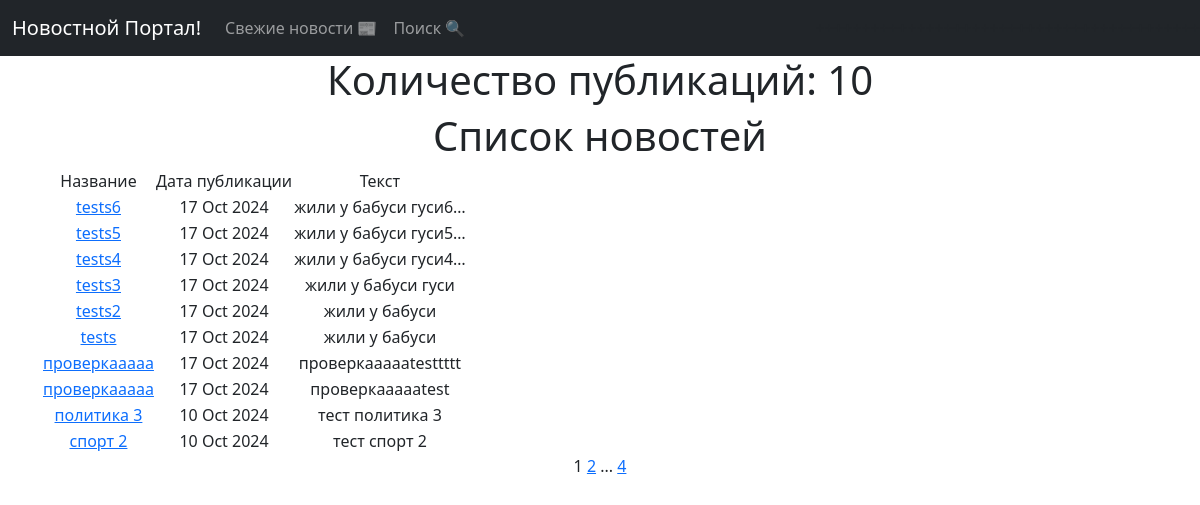
Page /post/ on the earlier database version.
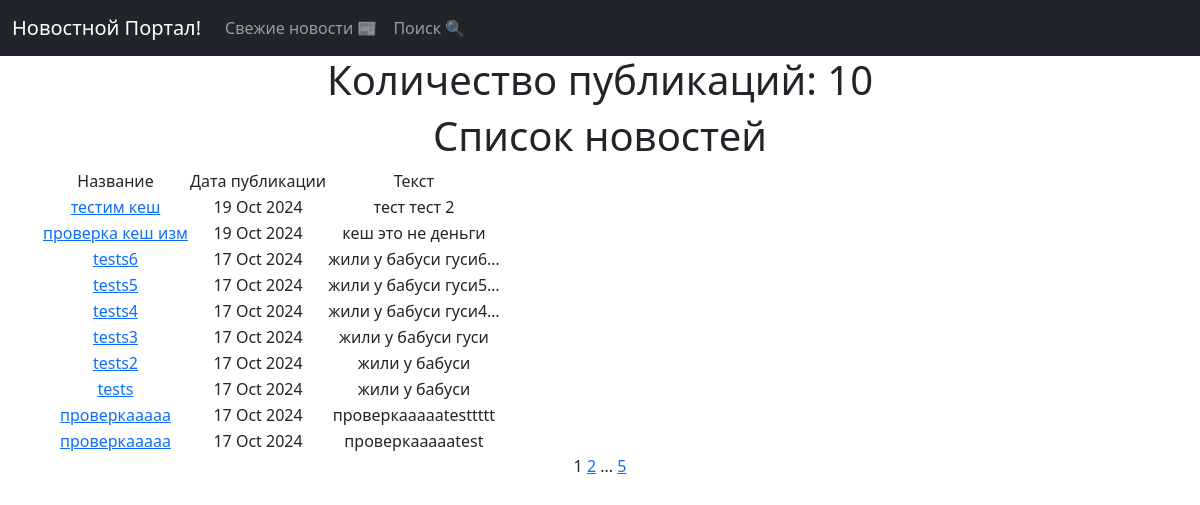
Same page on the later database version.
### news/models.py (models this page shows, shortened)
class Post(models.Model):
    article = 'AR'
    news = 'NE'
    POSITIONS = [
        (article, 'Статья'),
        (news, 'Новость')
    ]
    author = models.ForeignKey(Author, on_delete=models.CASCADE)
    post_type = models.CharField(max_length=2, choices=POSITIONS, default=news)
    time_post = models.DateTimeField(auto_now_add=True)
    category = models.ManyToManyField(Category, through='PostCategory')
    title = models.CharField(max_length=255)
    text = models.TextField()
    rating = models.IntegerField(default=0)

### news/views.py (the view)
# urls.py: path('', PostsList.as_view(), name='post_list'),
class PostsList(ListView):
    model = Post
    ordering = '-time_post'
    context_object_name = 'posts'
    paginate_by = 10
    def get_queryset(self):
        queryset = super().get_queryset()
        self.filterset = PostFilter(self.request.GET, queryset)
        return self.filterset.qs
    def get_context_data(self, **kwargs):
        context = super().get_context_data(**kwargs)
        context['filterset'] = self.filterset
        return context
    def get_template_names(self):
        if self.request.path == '/post/search/':
            return 'flatpages/post_search.html'
        return 'flatpages/posts.html'

### templates/flatpages/posts.html (shortened to what this page needs)
{% extends 'flatpages/default.html' %}
{% load custom_filters %}
{% block content %}
    <h1>Количество публикаций: {{ posts|length }} </h1>
    <h1>Список новостей</h1>
        {% if posts %}
        <table>
            <tr>
                <td>Название</td>
                <td>Дата публикации</td>
                <td>Текст</td>
            </tr>
            {% for post in posts %}
            <tr>
                <td><a href="{% url 'post_detail' post.id %}">{{ post.title }}</a></td>
                <td>{{ post.time_post|date:'d M Y' }}</td>
                <td>{{ post.text|truncatechars:20 }}</td>
            </tr>
            {% endfor %}
        </table>
        {% else %}
        <h2>Новостей нет! =( </h2>
        {% endif %}
   {{ page_obj.number }}
   {% if page_obj.has_next %}
       <a href="?page={{ page_obj.next_page_number }}">{{ page_obj.next_page_number }}</a>
       {% if paginator.num_pages != page_obj.next_page_number %}
           ...
           <a href="?page={{ page_obj.paginator.num_pages }}">{{ page_obj.paginator.num_pages }}</a>
       {% endif %}
   {% endif %}
{% endblock content %}

Differences in the rows shown:
no longer on this page (row unchanged): Post: title "политика 3", time_post "10 Oct 2024", text "тест политика 3"
no longer on this page (row unchanged): Post: title "спорт 2", time_post "10 Oct 2024", text "тест спорт 2"
added Post: title "тестим кеш", time_post "19 Oct 2024", text "тест тест 2"
added Post: title "проверка кеш изм", time_post "19 Oct 2024", text "кеш это не деньги"
Other differences:
{{ page_obj.paginator.num_pages }}: "4" → "5"
